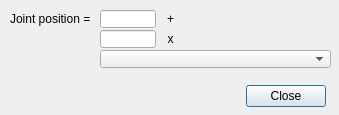
<?xml version="1.0" encoding="UTF-8"?>
<ui version="4.0">
 <class>CQDlgDependencyEquation</class>
 <widget class="QDialog" name="CQDlgDependencyEquation">
  <property name="geometry">
   <rect>
    <x>0</x>
    <y>0</y>
    <width>339</width>
    <height>115</height>
   </rect>
  </property>
  <property name="windowTitle">
   <string>Joint Dependency Equation</string>
  </property>
  <property name="locale">
   <locale language="English" country="UnitedStates"/>
  </property>
  <widget class="QLabel" name="label">
   <property name="geometry">
    <rect>
     <x>10</x>
     <y>10</y>
     <width>91</width>
     <height>18</height>
    </rect>
   </property>
   <property name="text">
    <string>Joint position =</string>
   </property>
  </widget>
  <widget class="QLineEdit" name="qqOffset">
   <property name="geometry">
    <rect>
     <x>100</x>
     <y>10</y>
     <width>56</width>
     <height>18</height>
    </rect>
   </property>
  </widget>
  <widget class="QLabel" name="label_2">
   <property name="geometry">
    <rect>
     <x>160</x>
     <y>10</y>
     <width>21</width>
     <height>18</height>
    </rect>
   </property>
   <property name="text">
    <string>+</string>
   </property>
   <property name="alignment">
    <set>Qt::AlignCenter</set>
   </property>
  </widget>
  <widget class="QLineEdit" name="qqCoeff">
   <property name="geometry">
    <rect>
     <x>100</x>
     <y>30</y>
     <width>56</width>
     <height>18</height>
    </rect>
   </property>
  </widget>
  <widget class="QLabel" name="label_3">
   <property name="geometry">
    <rect>
     <x>160</x>
     <y>30</y>
     <width>21</width>
     <height>18</height>
    </rect>
   </property>
   <property name="text">
    <string>x</string>
   </property>
   <property name="alignment">
    <set>Qt::AlignCenter</set>
   </property>
  </widget>
  <widget class="QComboBox" name="qqCombo">
   <property name="geometry">
    <rect>
     <x>100</x>
     <y>50</y>
     <width>231</width>
     <height>18</height>
    </rect>
   </property>
  </widget>
  <widget class="QDialogButtonBox" name="qqClose">
   <property name="geometry">
    <rect>
     <x>15</x>
     <y>80</y>
     <width>311</width>
     <height>32</height>
    </rect>
   </property>
   <property name="standardButtons">
    <set>QDialogButtonBox::Close</set>
   </property>
  </widget>
 </widget>
 <resources/>
 <connections/>
</ui>
